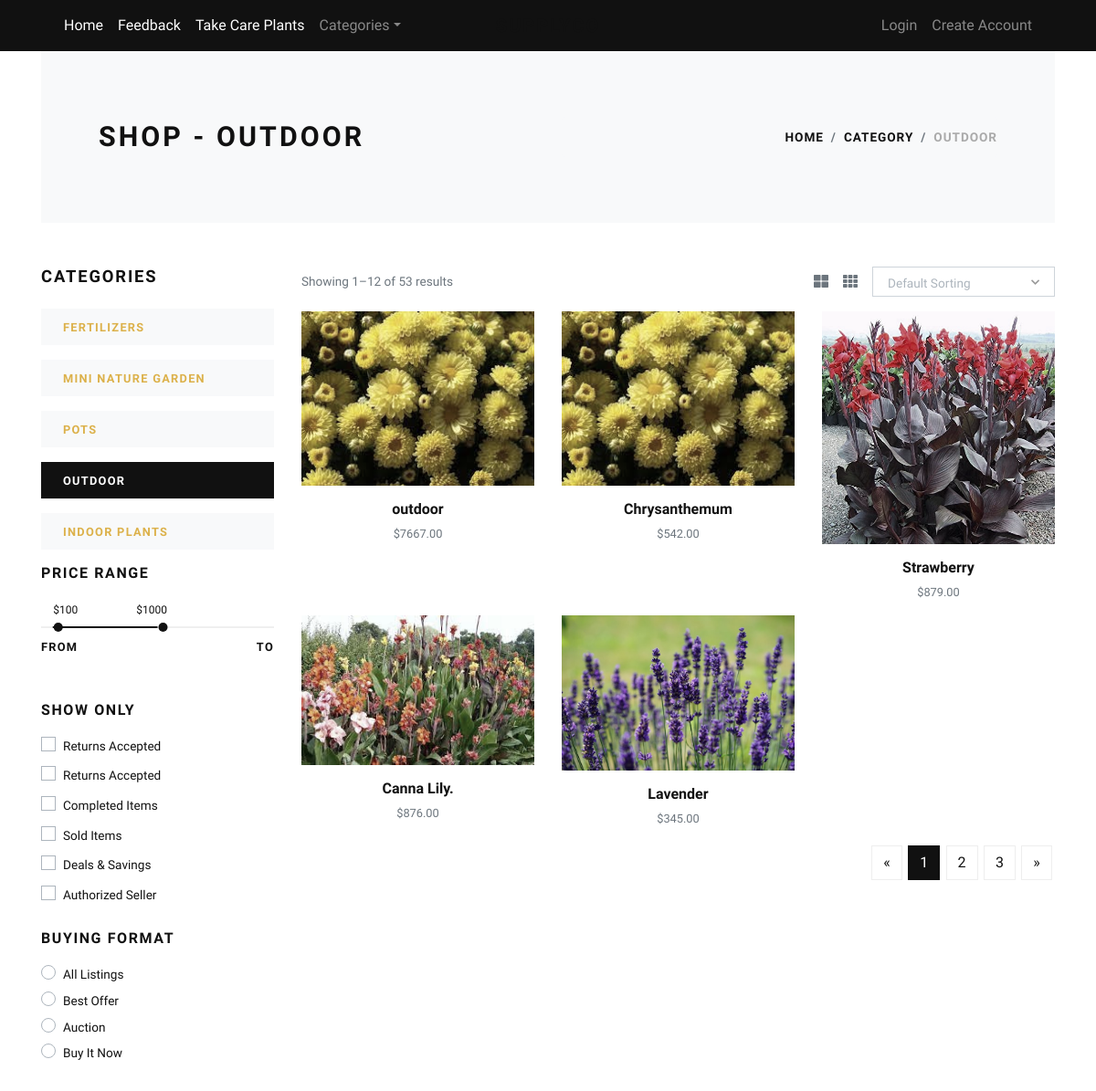
The app's page /outdoor/ with its own data.
### store/models.py (models this page shows)
class Category(models.Model):
    status_choices = [
        ('Subseedy', 'Subseedy'),
        ('Nosubseedy', 'No subseedy'),
    ]
    title = models.CharField(max_length=50, verbose_name="Category Title")
    slug = models.SlugField(max_length=55, verbose_name="Category Slug")
    description = models.TextField(blank=True, verbose_name="Category Description")
    category_image = models.ImageField(upload_to='category', blank=True, null=True, verbose_name="Category Image")
    is_active = models.BooleanField(verbose_name="Is Active?")
    is_featured = models.BooleanField(verbose_name="Is Featured?")
    choice = models.CharField(max_length=40, choices=status_choices)
    created_at = models.DateTimeField(auto_now_add=True, verbose_name="Created Date")
    updated_at = models.DateTimeField(auto_now=True, verbose_name="Updated Date")
    class Meta:
        verbose_name_plural = 'Categories'
        ordering = ('-created_at',)
    def __str__(self):
        return self.title

class Product(models.Model):
    title = models.CharField(max_length=150, verbose_name="Product Title")
    slug = models.SlugField(max_length=160, verbose_name="Product Slug")
    sku = models.CharField(max_length=255, unique=True, verbose_name="Unique Product ID (SKU)")
    short_description = models.TextField(verbose_name="Short Description")
    detail_description = models.TextField(blank=True, null=True, verbose_name="Detail Description")
    product_image = models.ImageField(upload_to='product', blank=True, null=True, verbose_name="Product Image")
    price = models.DecimalField(max_digits=8, decimal_places=2)
    productStock=models.PositiveIntegerField()
    category = models.ForeignKey(Category, verbose_name="Product Categoy", on_delete=models.CASCADE)
    is_active = models.BooleanField(verbose_name="Is Active?")
    is_featured = models.BooleanField(verbose_name="Is Featured?")
    created_at = models.DateTimeField(auto_now_add=True, verbose_name="Created Date")
    updated_at = models.DateTimeField(auto_now=True, verbose_name="Updated Date")
    class Meta:
        verbose_name_plural = 'Products'
        ordering = ('-created_at',)
    def __str__(self):
        return self.title

### store/views.py (the view)
# urls.py: path('<slug:slug>/', views.category_products, name="category-products"),
def category_products(request, slug):
    print('%%%%%%%%%%%%%%%%%%%%%%%%%%%%%%%%%%%%%%%%%%')
    category = get_object_or_404(Category, slug=slug)
    products = Product.objects.filter(is_active=True, category=category)
    categories = Category.objects.filter(is_active=True)
    context = {
        'category': category,
        'products': products,
        'categories': categories,
    }
    print(category)
    print(products)
    print(categories)
    return render(request, 'store/category_products.html', context)

### templates/store/category_products.html (shortened to what this page needs)
{% extends 'base.html' %}
{% load static %}
    {% block content %}
      <div class="container">
        <section class="py-5 bg-light">
          <div class="container">
            <div class="row px-4 px-lg-5 py-lg-4 align-items-center">
              <div class="col-lg-6">
                <h1 class="h2 text-uppercase mb-0">Shop - {{category.title}}</h1>
              </div>
              <div class="col-lg-6 text-lg-right">
                <nav aria-label="breadcrumb">
                  <ol class="breadcrumb justify-content-lg-end mb-0 px-0">
                    <li class="breadcrumb-item"><a href="{% url 'store:home' %}">Home</a></li>
                    <li class="breadcrumb-item"><a href="{% url 'store:all-categories' %}">Category</a></li>
                    <li class="breadcrumb-item active" aria-current="page">{{category.title}}</li>
                  </ol>
                </nav>
              </div>
            </div>
          </div>
        </section>
        <section class="py-5">
          <div class="container p-0">
            <div class="row">
              <div class="col-lg-3 order-2 order-lg-1">
                <h5 class="text-uppercase mb-4">Categories</h5>
                {% if categories %}
                  {% for cat in categories %}
                    <a href="{% url 'store:category-products' cat.slug %}">
                      <div class="py-2 px-4 {% if category == cat %}bg-dark text-white {% else %}bg-light{% endif %} mb-3">
                        <strong class="small text-uppercase font-weight-bold">{{cat.title}}</strong>
                      </div>
                    </a>
                  {% endfor %}
                {% endif %}
                <h6 class="text-uppercase mb-4">Price range</h6>
                <div class="price-range pt-4 mb-5">
                  <div id="range"></div>
                  <div class="row pt-2">
                    <div class="col-6"><strong class="small font-weight-bold text-uppercase">From</strong></div>
                    <div class="col-6 text-right"><strong class="small font-weight-bold text-uppercase">To</strong></div>
                  </div>
                </div>
                <h6 class="text-uppercase mb-3">Show only</h6>
                <div class="custom-control custom-checkbox mb-1">
                  <label class="custom-control-label text-small" for="customCheck1">Returns Accepted</label>
                </div>
                <div class="custom-control custom-checkbox mb-1">
                  <label class="custom-control-label text-small" for="customCheck2">Returns Accepted</label>
                </div>
                <div class="custom-control custom-checkbox mb-1">
                  <label class="custom-control-label text-small" for="customCheck3">Completed Items</label>
                </div>
                <div class="custom-control custom-checkbox mb-1">
                  <label class="custom-control-label text-small" for="customCheck4">Sold Items</label>
                </div>
                <div class="custom-control custom-checkbox mb-1">
                  <label class="custom-control-label text-small" for="customCheck5">Deals &amp; Savings</label>
                </div>
                <div class="custom-control custom-checkbox mb-4">
                  <label class="custom-control-label text-small" for="customCheck6">Authorized Seller</label>
                </div>
                <h6 class="text-uppercase mb-3">Buying format</h6>
                <div class="custom-control custom-radio">
                  <label class="custom-control-label text-small" for="customRadio1">All Listings</label>
                </div>
                <div class="custom-control custom-radio">
                  <label class="custom-control-label text-small" for="customRadio2">Best Offer</label>
                </div>
                <div class="custom-control custom-radio">
                  <label class="custom-control-label text-small" for="customRadio3">Auction</label>
                </div>
                <div class="custom-control custom-radio">
                  <label class="custom-control-label text-small" for="customRadio4">Buy It Now</label>
                </div>
              </div>
              <div class="col-lg-9 order-1 order-lg-2 mb-5 mb-lg-0">
                <div class="row mb-3 align-items-center">
                  <div class="col-lg-6 mb-2 mb-lg-0">
                    <p class="text-small text-muted mb-0">Showing 1–12 of 53 results</p>
                  </div>
                  <div class="col-lg-6">
                    <ul class="list-inline d-flex align-items-center justify-content-lg-end mb-0">
                      <li class="list-inline-item text-muted mr-3"><a class="reset-anchor p-0" href="#"><i class="fas fa-th-large"></i></a></li>
                      <li class="list-inline-item text-muted mr-3"><a class="reset-anchor p-0" href="#"><i class="fas fa-th"></i></a></li>
                      <li class="list-inline-item">
                      </li>
                    </ul>
                  </div>
                </div>
                <div class="row">
                  {% if products %}
                    {% for product in products %}
                      <div class="col-lg-4 col-sm-6">
                        <div class="product text-center">
                          <div class="mb-3 position-relative">
                            <a class="d-block" href="{% url 'store:product-detail' product.slug %}">
                              {% if product.product_image %}
                                <img class="img-fluid w-100" src="{{product.product_image.url}}" alt="{{product.title}}">
                              {% else %}
                                <img class="img-fluid w-100" src="{% static 'img/product-1.jpg' %}" alt="{{product.title}}">
                              {% endif %}
                            </a>
                          </div>
                          <h6> <a class="reset-anchor" href="{% url 'store:product-detail' product.slug %}">{{product.title}}</a></h6>
                          <p class="small text-muted">${{product.price}}</p>
                        </div>
                      </div>
                    {% endfor %}
                  {% endif %}
                </div>
                <nav aria-label="Page navigation example">
                  <ul class="pagination justify-content-center justify-content-lg-end">
                    <li class="page-item"><a class="page-link" href="#" aria-label="Previous"><span aria-hidden="true">«</span></a></li>
                    <li class="page-item active"><a class="page-link" href="#">1</a></li>
                    <li class="page-item"><a class="page-link" href="#">2</a></li>
                    <li class="page-item"><a class="page-link" href="#">3</a></li>
                    <li class="page-item"><a class="page-link" href="#" aria-label="Next"><span aria-hidden="true">»</span></a></li>
                  </ul>
                </nav>
              </div>
            </div>
          </div>
        </section>
      </div>
      {% endblock content %}

### templates/base.html (shortened to what this page needs)
{% load static %}
<!DOCTYPE html>
<html>
  <head>
    <link rel="stylesheet" href="{% static 'vendor/bootstrap/css/bootstrap.min.css' %}">
    <link rel="stylesheet" href="{% static 'vendor/lightbox2/css/lightbox.min.css' %}">
    <link rel="stylesheet" href="{% static 'vendor/nouislider/nouislider.min.css' %}">
    <link rel="stylesheet" href="{% static 'vendor/bootstrap-select/css/bootstrap-select.min.css' %}">
    <link rel="stylesheet" href="{% static 'vendor/owl.carousel2/assets/owl.carousel.min.css' %}">
    <link rel="stylesheet" href="{% static 'vendor/owl.carousel2/assets/owl.theme.default.css' %}">
    <link rel="stylesheet" href="{% static 'css/style.default.css' %}" id="theme-stylesheet">
    <link rel="stylesheet" href="{% static 'css/custom.css' %}">
  </head>
  <body>
    <div class="page-holder">
      {% include 'navbar.html' %}
      {% block content %}
      {% endblock content %}
      {% include 'scripts.html' %}

### templates/navbar.html (shortened to what this page needs)
{% load static %}
      <header class="header bg-dark">
        <div class="container px-0 px-lg-3">
          <nav class="navbar navbar-expand-lg navbar-dark bg-light- ligh "><a class="navbar-brand" href="{% url 'store:home' %}"><span class="font-weight-bold text-uppercase text-dark">Supplyco</span></a>
            <div class="collapse navbar-collapse" id="navbarSupportedContent">
              <ul class="navbar-nav mr-auto">
                <li class="nav-item">
                  <a class="nav-link active" href="{% url 'store:new' %}">Home</a>
                </li>
                <li class="nav-item">
                  <a class="nav-link active" href="{% url 'store:feedpage' %}">Feedback</a>
                </li>
                <li class="nav-item">
                  <a class="nav-link active" href="{% url 'store:care' %}">Take Care Plants</a>
                </li>
                <li class="nav-item dropdown"><a class="nav-link dropdown-toggle" id="pagesDropdown" href="#" data-toggle="dropdown" aria-haspopup="true" aria-expanded="false">Categories</a>
                </li>
              </ul>
              <ul class="navbar-nav ml-auto">
                {% if request.user.is_authenticated %}
                  <li class="nav-item"><a class="nav-link" href="{% url 'store:cart' %}"> <i class="fas fa-dolly-flatbed mr-1 text-gray"></i>Cart<small class="text-gray">({{cart_items.count}})</small></a></li>
                  {% comment %} <li class="nav-item"><a class="nav-link" href="#"> <i class="fas fa-user-alt mr-1 text-gray"></i>My Account</a></li> {% endcomment %}
                  <li class="nav-item dropdown"><a class="nav-link dropdown-toggle" id="pagesDropdown" href="#" data-toggle="dropdown" aria-haspopup="true" aria-expanded="false"><i class="fas fa-user-alt mr-1 text-gray"></i>My Account</a></a>
                  <div class="dropdown-menu mt-3" aria-labelledby="pagesDropdown">
                      <a class="dropdown-item border-0 transition-link" href="{% url 'store:profile' %}">Profile</a>
                      <a class="dropdown-item border-0 transition-link" href="{% url 'store:cart' %}">Cart</a>
                      <a class="dropdown-item border-0 transition-link" href="{% url 'store:orders' %}">Orders</a>
                      <a class="dropdown-item border-0 transition-link" href="{% url 'store:password-change' %}">Change Password</a>
                    <hr>
                    <a class="dropdown-item border-0 transition-link" href="{% url 'store:logout' %}">Log Out</a>
                </li>
                {% else %}
                  <li class="nav-item"><a class="nav-link" href="{% url 'store:login' %}">Login</a></li>
                  <li class="nav-item"><a class="nav-link" href="{% url 'store:register' %}">Create Account</a></li>
                {% endif %}
              </ul>
            </div>
          </nav>
        </div>
      </header>

### templates/scripts.html (shortened to what this page needs)
{% load static %}
      <link rel="stylesheet" href="https://use.fontawesome.com/releases/v5.7.1/css/all.css">
    </div>
  </body>
</html>

### records on screen
Category: title "OUTDOOR"
Category: title "FERTILIZERS"
Category: title "MINI NATURE GARDEN"
Category: title "POTS"
Category: title "INDOOR PLANTS"
Product: product_image (picture), title "outdoor", price "7667.00"
Product: product_image (picture), title "Chrysanthemum", price "542.00"
Product: product_image (picture), title "Strawberry", price "879.00"
Product: product_image (picture), title "Canna Lily.", price "876.00"
Product: product_image (picture), title "Lavender", price "345.00"
